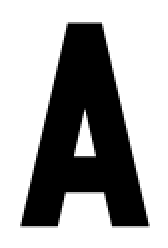
#> input picture Caracteres/A.png, 84 x 124 px, found by its file name (shown 2 times larger)
$ jupyter execute --allow-errors 01_Data_Augmentation.ipynb
#> lines starting #> are read from the running program, lines starting #| are printed output that depends on the picture
# Trabalho de conclusão de curso - Data Science com ênfase em Machine Learning
## Alunos: Douglas Tadeu Sabatini & Jari Fernandes Nogueira Neto

### FIB Bauru - 06/2020

### Data augmentation.
- Processo para criação de um banco de dados artificial, para treinamento posterior em uma CNN (Convolutional Neural Network).

[cell 1]
# Importando bibliotecas que serão utilizadas.
import cv2
import numpy as np

import matplotlib.pyplot as plt
import os

os.chdir('/home/jarineto/Documentos/MBA_FIB/TCC')

[cell 2]
# Lendo amostra de imagem, para validar métodos para o data augmentation.
img= cv2.imread('./Caracteres/05.BATCH_5/0_Chars/A.png', 0)
#> img is the input picture: shape (124, 84); min 0, max 255, mean 166.3

# Exibindo imagem teste e dimensões da mesma.
plt.imshow(img, 'gray')
plt.title(print('Shape A: ',img.shape))
#| Shape A:  (124, 84)
plt.show()

# Data augmentation passo 1 of 4: Rotação.

Aplicando rotação angular nas imagens.

[cell 3]
# Rotacionando a imagem de exemplo.
## Será uma variação de 13 graus para cada lado, definidos de acordo com os padrões das imagens capturadas.

img_neg = img

rows, cols = img.shape
#> rows = 124; cols = 84

R1 = cv2.getRotationMatrix2D((cols/2, rows/2), 13, 1)
img1 = cv2.warpAffine(img_neg, R1, (cols, rows))
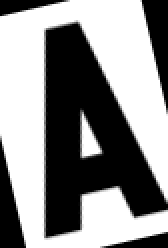
#> img1: shape (124, 84) (shown 2 times larger); min 0, max 255, mean 141

R2 = cv2.getRotationMatrix2D((cols/2, rows/2), 9, 1)
img2 = cv2.warpAffine(img_neg, R2, (cols, rows))
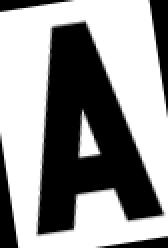
#> img2: shape (124, 84) (shown 2 times larger); min 0, max 255, mean 147.6

R3 = cv2.getRotationMatrix2D((cols/2, rows/2), 5, 1)
img3 = cv2.warpAffine(img_neg, R3, (cols, rows))
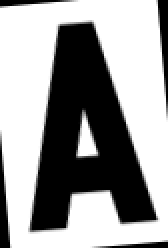
#> img3: shape (124, 84) (shown 2 times larger); min 0, max 255, mean 155.3

R4 = cv2.getRotationMatrix2D((cols/2, rows/2), -5, 1)
img4 = cv2.warpAffine(img_neg, R4, (cols, rows))
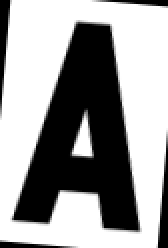
#> img4: shape (124, 84) (shown 2 times larger); min 0, max 255, mean 155.3

R5 = cv2.getRotationMatrix2D((cols/2, rows/2), -9, 1)
img5 = cv2.warpAffine(img_neg, R5, (cols, rows))
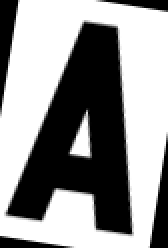
#> img5: shape (124, 84) (shown 2 times larger); min 0, max 255, mean 147.6

R6 = cv2.getRotationMatrix2D((cols/2, rows/2), -13, 1)
img6 = cv2.warpAffine(img_neg, R6, (cols, rows))
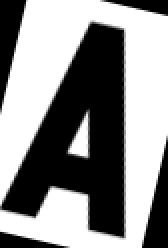
#> img6: shape (124, 84) (shown 2 times larger); min 0, max 255, mean 140.9

[cell 4]
print('Variação angular que será aplicada nas imagens.')

plt.subplot(171)
plt.imshow(img1, cmap='gray', vmin=0, vmax=255)
plt.title('+13')

plt.subplot(172)
plt.imshow(img2, cmap='gray', vmin=0, vmax=255)
plt.title("+09")

plt.subplot(173)
plt.imshow(img3, cmap='gray', vmin=0, vmax=255)
plt.title("+05")

plt.subplot(174)
plt.imshow(img_neg, cmap='gray', vmin=0, vmax=255)
plt.title("orig.")

plt.subplot(175)
plt.imshow(img4, cmap='gray', vmin=0, vmax=255)
plt.title('-05')

plt.subplot(176)
plt.imshow(img5, cmap='gray', vmin=0, vmax=255)
plt.title("-09")

plt.subplot(177)
plt.imshow(img6, cmap='gray', vmin=0, vmax=255)
plt.title("-13")


plt.show()
